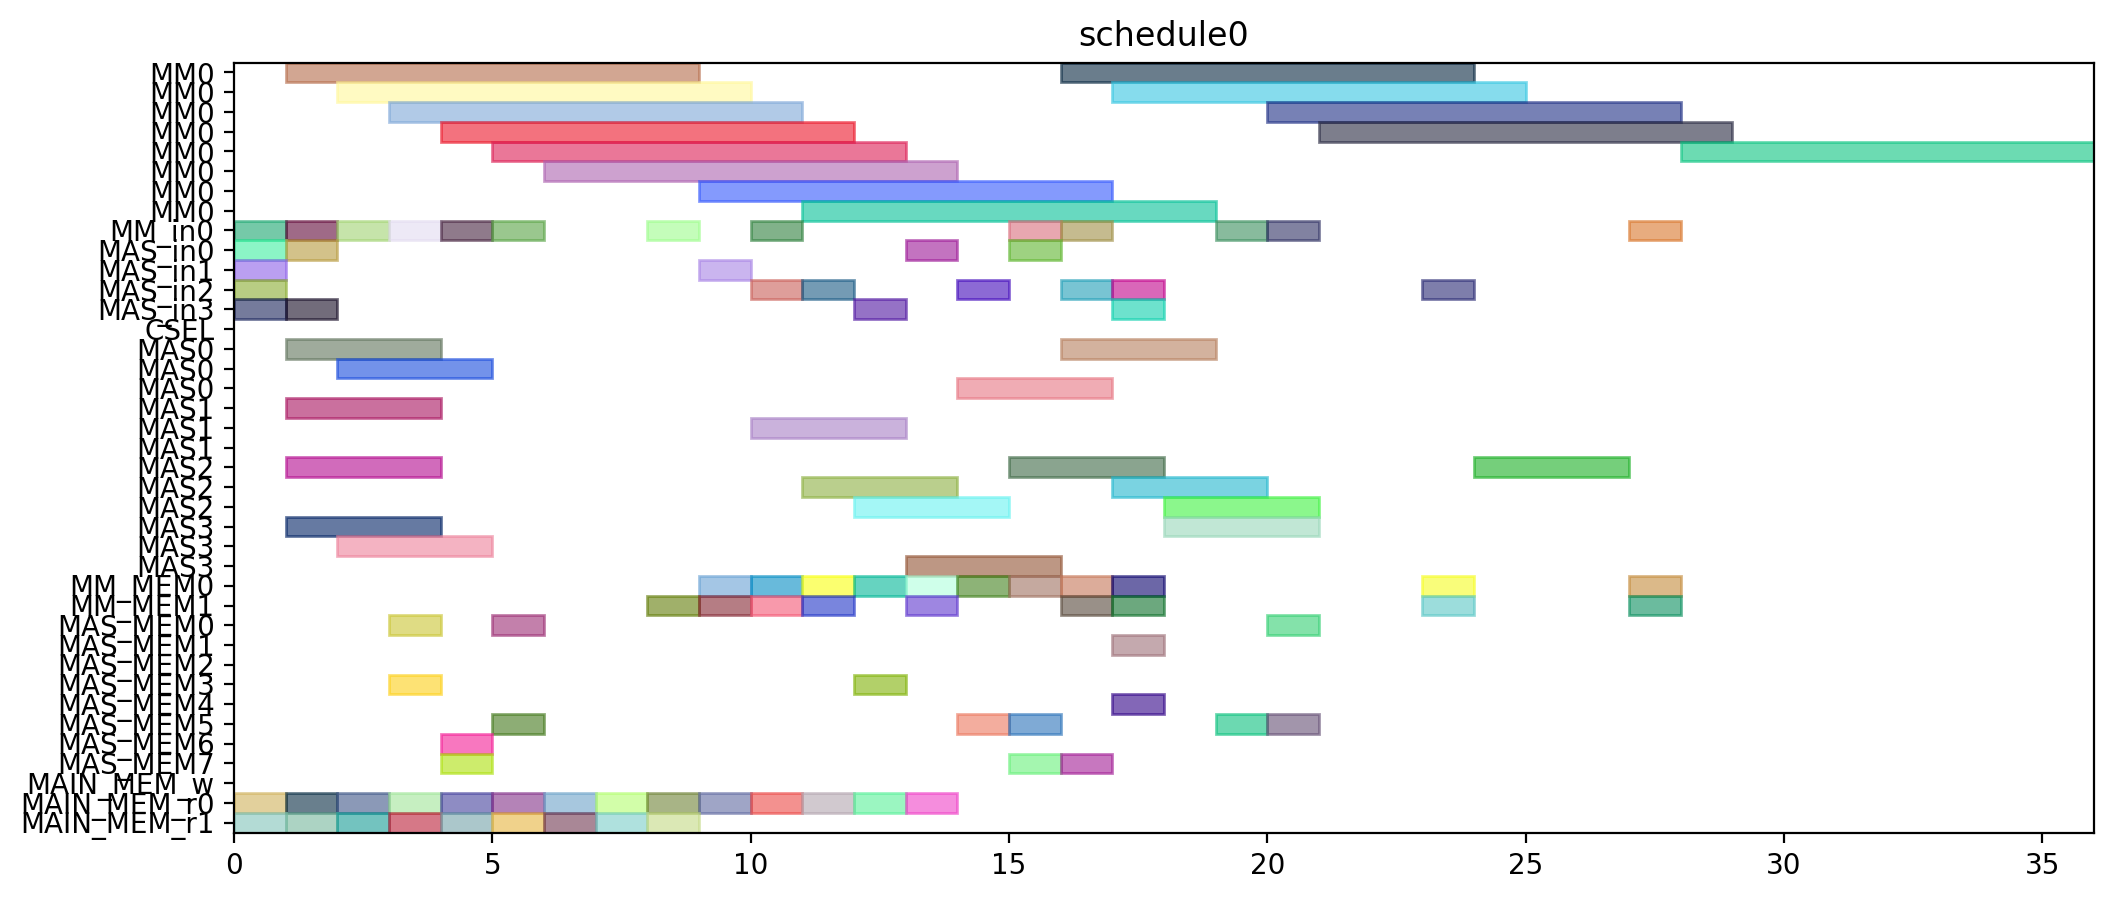

Python code for this plot:
from pyschedule import Scenario, solvers, plotters, alt


def solve():
	horizon = 90
	S = Scenario("schedule0", horizon=horizon)

	# resource
	MM = S.Resources('MM', num=1, size=8)
	MM_in = S.Resources('MM_in', num=1)
	MAS_in = S.Resources('MAS_in', num=4)
	CSEL = S.Resource('CSEL')
	MAS = S.Resources('MAS', num=4, size=3, periods=range(1, horizon))
	MM_MEM = S.Resources('MM_MEM', num=2)
	MAS_MEM = S.Resources('MAS_MEM', num=8)
	MAIN_MEM_w = S.Resource('MAIN_MEM_w', size=1)
	MAIN_MEM_r = S.Resources('MAIN_MEM_r', num=2)

	# result of previous scheduling

	# new tasks
	t0 = S.Task('t0', length=8, delay_cost=1)
	t0 += alt(MM)
	t0_in = S.Task('t0_in', length=1, delay_cost=1)
	t0_in += alt(MM_in)
	S += t0_in*MM_in[0]<=t0*MM[0]

	t0_mem0 = S.Task('t0_mem0', length=1, delay_cost=1)
	t0_mem0 += MAIN_MEM_r[0]
	t0_mem1 = S.Task('t0_mem1', length=1, delay_cost=1)
	t0_mem1 += MAIN_MEM_r[1]
	t1 = S.Task('t1', length=8, delay_cost=1)
	t1 += alt(MM)
	t1_in = S.Task('t1_in', length=1, delay_cost=1)
	t1_in += alt(MM_in)
	S += t1_in*MM_in[0]<=t1*MM[0]

	t1_mem0 = S.Task('t1_mem0', length=1, delay_cost=1)
	t1_mem0 += MAIN_MEM_r[0]
	t1_mem1 = S.Task('t1_mem1', length=1, delay_cost=1)
	t1_mem1 += MAIN_MEM_r[1]
	t2 = S.Task('t2', length=8, delay_cost=1)
	t2 += alt(MM)
	t2_in = S.Task('t2_in', length=1, delay_cost=1)
	t2_in += alt(MM_in)
	S += t2_in*MM_in[0]<=t2*MM[0]

	t2_mem0 = S.Task('t2_mem0', length=1, delay_cost=1)
	t2_mem0 += MAIN_MEM_r[0]
	t2_mem1 = S.Task('t2_mem1', length=1, delay_cost=1)
	t2_mem1 += MAIN_MEM_r[1]
	t3 = S.Task('t3', length=3, delay_cost=1)
	t3 += alt(MAS)
	t3_in = S.Task('t3_in', length=1, delay_cost=1)
	t3_in += alt(MAS_in)
	S += t3_in*MAS_in[0]<=t3*MAS[0]

	S += t3_in*MAS_in[1]<=t3*MAS[1]

	S += t3_in*MAS_in[2]<=t3*MAS[2]

	S += t3_in*MAS_in[3]<=t3*MAS[3]

	t3_mem0 = S.Task('t3_mem0', length=1, delay_cost=1)
	t3_mem0 += MAIN_MEM_r[0]
	t3_mem1 = S.Task('t3_mem1', length=1, delay_cost=1)
	t3_mem1 += MAIN_MEM_r[1]
	t4 = S.Task('t4', length=3, delay_cost=1)
	t4 += alt(MAS)
	t4_in = S.Task('t4_in', length=1, delay_cost=1)
	t4_in += alt(MAS_in)
	S += t4_in*MAS_in[0]<=t4*MAS[0]

	S += t4_in*MAS_in[1]<=t4*MAS[1]

	S += t4_in*MAS_in[2]<=t4*MAS[2]

	S += t4_in*MAS_in[3]<=t4*MAS[3]

	t4_mem0 = S.Task('t4_mem0', length=1, delay_cost=1)
	t4_mem0 += MAIN_MEM_r[0]
	t4_mem1 = S.Task('t4_mem1', length=1, delay_cost=1)
	t4_mem1 += MAIN_MEM_r[1]
	t8 = S.Task('t8', length=3, delay_cost=1)
	t8 += alt(MAS)
	t8_in = S.Task('t8_in', length=1, delay_cost=1)
	t8_in += alt(MAS_in)
	S += t8_in*MAS_in[0]<=t8*MAS[0]

	S += t8_in*MAS_in[1]<=t8*MAS[1]

	S += t8_in*MAS_in[2]<=t8*MAS[2]

	S += t8_in*MAS_in[3]<=t8*MAS[3]

	t8_mem0 = S.Task('t8_mem0', length=1, delay_cost=1)
	t8_mem0 += MAIN_MEM_r[0]
	t8_mem1 = S.Task('t8_mem1', length=1, delay_cost=1)
	t8_mem1 += MAIN_MEM_r[1]
	t9 = S.Task('t9', length=3, delay_cost=1)
	t9 += alt(MAS)
	t9_in = S.Task('t9_in', length=1, delay_cost=1)
	t9_in += alt(MAS_in)
	S += t9_in*MAS_in[0]<=t9*MAS[0]

	S += t9_in*MAS_in[1]<=t9*MAS[1]

	S += t9_in*MAS_in[2]<=t9*MAS[2]

	S += t9_in*MAS_in[3]<=t9*MAS[3]

	t9_mem0 = S.Task('t9_mem0', length=1, delay_cost=1)
	t9_mem0 += MAIN_MEM_r[0]
	t9_mem1 = S.Task('t9_mem1', length=1, delay_cost=1)
	t9_mem1 += MAIN_MEM_r[1]
	t13 = S.Task('t13', length=3, delay_cost=1)
	t13 += alt(MAS)
	t13_in = S.Task('t13_in', length=1, delay_cost=1)
	t13_in += alt(MAS_in)
	S += t13_in*MAS_in[0]<=t13*MAS[0]

	S += t13_in*MAS_in[1]<=t13*MAS[1]

	S += t13_in*MAS_in[2]<=t13*MAS[2]

	S += t13_in*MAS_in[3]<=t13*MAS[3]

	t13_mem0 = S.Task('t13_mem0', length=1, delay_cost=1)
	t13_mem0 += MAIN_MEM_r[0]
	t13_mem1 = S.Task('t13_mem1', length=1, delay_cost=1)
	t13_mem1 += MAIN_MEM_r[1]
	t14 = S.Task('t14', length=3, delay_cost=1)
	t14 += alt(MAS)
	t14_in = S.Task('t14_in', length=1, delay_cost=1)
	t14_in += alt(MAS_in)
	S += t14_in*MAS_in[0]<=t14*MAS[0]

	S += t14_in*MAS_in[1]<=t14*MAS[1]

	S += t14_in*MAS_in[2]<=t14*MAS[2]

	S += t14_in*MAS_in[3]<=t14*MAS[3]

	t14_mem0 = S.Task('t14_mem0', length=1, delay_cost=1)
	t14_mem0 += MAIN_MEM_r[0]
	t14_mem1 = S.Task('t14_mem1', length=1, delay_cost=1)
	t14_mem1 += MAIN_MEM_r[1]
	t5 = S.Task('t5', length=8, delay_cost=1)
	t5 += alt(MM)
	t5_in = S.Task('t5_in', length=1, delay_cost=1)
	t5_in += alt(MM_in)
	S += t5_in*MM_in[0]<=t5*MM[0]

	t5_mem0 = S.Task('t5_mem0', length=1, delay_cost=1)
	t5_mem0 += alt(MAS_MEM)
	S += (t3*MAS[0])-1 < t5_mem0*MAS_MEM[0]
	S += (t3*MAS[1])-1 < t5_mem0*MAS_MEM[2]
	S += (t3*MAS[2])-1 < t5_mem0*MAS_MEM[4]
	S += (t3*MAS[3])-1 < t5_mem0*MAS_MEM[6]
	S += t5_mem0 <= t5

	t5_mem1 = S.Task('t5_mem1', length=1, delay_cost=1)
	t5_mem1 += alt(MAS_MEM)
	S += (t4*MAS[0])-1 < t5_mem1*MAS_MEM[1]
	S += (t4*MAS[1])-1 < t5_mem1*MAS_MEM[3]
	S += (t4*MAS[2])-1 < t5_mem1*MAS_MEM[5]
	S += (t4*MAS[3])-1 < t5_mem1*MAS_MEM[7]
	S += t5_mem1 <= t5

	t6 = S.Task('t6', length=3, delay_cost=1)
	t6 += alt(MAS)
	t6_in = S.Task('t6_in', length=1, delay_cost=1)
	t6_in += alt(MAS_in)
	S += t6_in*MAS_in[0]<=t6*MAS[0]

	S += t6_in*MAS_in[1]<=t6*MAS[1]

	S += t6_in*MAS_in[2]<=t6*MAS[2]

	S += t6_in*MAS_in[3]<=t6*MAS[3]

	t6_mem0 = S.Task('t6_mem0', length=1, delay_cost=1)
	t6_mem0 += alt(MM_MEM)
	S += (t0*MM[0])-1 < t6_mem0*MM_MEM[0]
	S += t6_mem0 <= t6

	t6_mem1 = S.Task('t6_mem1', length=1, delay_cost=1)
	t6_mem1 += alt(MM_MEM)
	S += (t1*MM[0])-1 < t6_mem1*MM_MEM[1]
	S += t6_mem1 <= t6

	t10 = S.Task('t10', length=8, delay_cost=1)
	t10 += alt(MM)
	t10_in = S.Task('t10_in', length=1, delay_cost=1)
	t10_in += alt(MM_in)
	S += t10_in*MM_in[0]<=t10*MM[0]

	t10_mem0 = S.Task('t10_mem0', length=1, delay_cost=1)
	t10_mem0 += alt(MAS_MEM)
	S += (t8*MAS[0])-1 < t10_mem0*MAS_MEM[0]
	S += (t8*MAS[1])-1 < t10_mem0*MAS_MEM[2]
	S += (t8*MAS[2])-1 < t10_mem0*MAS_MEM[4]
	S += (t8*MAS[3])-1 < t10_mem0*MAS_MEM[6]
	S += t10_mem0 <= t10

	t10_mem1 = S.Task('t10_mem1', length=1, delay_cost=1)
	t10_mem1 += alt(MAS_MEM)
	S += (t9*MAS[0])-1 < t10_mem1*MAS_MEM[1]
	S += (t9*MAS[1])-1 < t10_mem1*MAS_MEM[3]
	S += (t9*MAS[2])-1 < t10_mem1*MAS_MEM[5]
	S += (t9*MAS[3])-1 < t10_mem1*MAS_MEM[7]
	S += t10_mem1 <= t10

	t11 = S.Task('t11', length=3, delay_cost=1)
	t11 += alt(MAS)
	t11_in = S.Task('t11_in', length=1, delay_cost=1)
	t11_in += alt(MAS_in)
	S += t11_in*MAS_in[0]<=t11*MAS[0]

	S += t11_in*MAS_in[1]<=t11*MAS[1]

	S += t11_in*MAS_in[2]<=t11*MAS[2]

	S += t11_in*MAS_in[3]<=t11*MAS[3]

	t11_mem0 = S.Task('t11_mem0', length=1, delay_cost=1)
	t11_mem0 += alt(MM_MEM)
	S += (t1*MM[0])-1 < t11_mem0*MM_MEM[0]
	S += t11_mem0 <= t11

	t11_mem1 = S.Task('t11_mem1', length=1, delay_cost=1)
	t11_mem1 += alt(MM_MEM)
	S += (t2*MM[0])-1 < t11_mem1*MM_MEM[1]
	S += t11_mem1 <= t11

	t15 = S.Task('t15', length=8, delay_cost=1)
	t15 += alt(MM)
	t15_in = S.Task('t15_in', length=1, delay_cost=1)
	t15_in += alt(MM_in)
	S += t15_in*MM_in[0]<=t15*MM[0]

	t15_mem0 = S.Task('t15_mem0', length=1, delay_cost=1)
	t15_mem0 += alt(MAS_MEM)
	S += (t13*MAS[0])-1 < t15_mem0*MAS_MEM[0]
	S += (t13*MAS[1])-1 < t15_mem0*MAS_MEM[2]
	S += (t13*MAS[2])-1 < t15_mem0*MAS_MEM[4]
	S += (t13*MAS[3])-1 < t15_mem0*MAS_MEM[6]
	S += t15_mem0 <= t15

	t15_mem1 = S.Task('t15_mem1', length=1, delay_cost=1)
	t15_mem1 += alt(MAS_MEM)
	S += (t14*MAS[0])-1 < t15_mem1*MAS_MEM[1]
	S += (t14*MAS[1])-1 < t15_mem1*MAS_MEM[3]
	S += (t14*MAS[2])-1 < t15_mem1*MAS_MEM[5]
	S += (t14*MAS[3])-1 < t15_mem1*MAS_MEM[7]
	S += t15_mem1 <= t15

	t16 = S.Task('t16', length=3, delay_cost=1)
	t16 += alt(MAS)
	t16_in = S.Task('t16_in', length=1, delay_cost=1)
	t16_in += alt(MAS_in)
	S += t16_in*MAS_in[0]<=t16*MAS[0]

	S += t16_in*MAS_in[1]<=t16*MAS[1]

	S += t16_in*MAS_in[2]<=t16*MAS[2]

	S += t16_in*MAS_in[3]<=t16*MAS[3]

	t16_mem0 = S.Task('t16_mem0', length=1, delay_cost=1)
	t16_mem0 += alt(MM_MEM)
	S += (t0*MM[0])-1 < t16_mem0*MM_MEM[0]
	S += t16_mem0 <= t16

	t16_mem1 = S.Task('t16_mem1', length=1, delay_cost=1)
	t16_mem1 += alt(MM_MEM)
	S += (t2*MM[0])-1 < t16_mem1*MM_MEM[1]
	S += t16_mem1 <= t16

	t19 = S.Task('t19', length=8, delay_cost=1)
	t19 += alt(MM)
	t19_in = S.Task('t19_in', length=1, delay_cost=1)
	t19_in += alt(MM_in)
	S += t19_in*MM_in[0]<=t19*MM[0]

	t19_mem0 = S.Task('t19_mem0', length=1, delay_cost=1)
	t19_mem0 += MAIN_MEM_r[0]
	t19_mem1 = S.Task('t19_mem1', length=1, delay_cost=1)
	t19_mem1 += alt(MM_MEM)
	S += (t2*MM[0])-1 < t19_mem1*MM_MEM[1]
	S += t19_mem1 <= t19

	t24 = S.Task('t24', length=3, delay_cost=1)
	t24 += alt(MAS)
	t24_in = S.Task('t24_in', length=1, delay_cost=1)
	t24_in += alt(MAS_in)
	S += t24_in*MAS_in[0]<=t24*MAS[0]

	S += t24_in*MAS_in[1]<=t24*MAS[1]

	S += t24_in*MAS_in[2]<=t24*MAS[2]

	S += t24_in*MAS_in[3]<=t24*MAS[3]

	t24_mem0 = S.Task('t24_mem0', length=1, delay_cost=1)
	t24_mem0 += alt(MM_MEM)
	S += (t0*MM[0])-1 < t24_mem0*MM_MEM[0]
	S += t24_mem0 <= t24

	t26 = S.Task('t26', length=8, delay_cost=1)
	t26 += alt(MM)
	t26_in = S.Task('t26_in', length=1, delay_cost=1)
	t26_in += alt(MM_in)
	S += t26_in*MM_in[0]<=t26*MM[0]

	t26_mem0 = S.Task('t26_mem0', length=1, delay_cost=1)
	t26_mem0 += MAIN_MEM_r[0]
	t26_mem1 = S.Task('t26_mem1', length=1, delay_cost=1)
	t26_mem1 += alt(MM_MEM)
	S += (t2*MM[0])-1 < t26_mem1*MM_MEM[1]
	S += t26_mem1 <= t26

	t7 = S.Task('t7', length=3, delay_cost=1)
	t7 += alt(MAS)
	t7_in = S.Task('t7_in', length=1, delay_cost=1)
	t7_in += alt(MAS_in)
	S += t7_in*MAS_in[0]<=t7*MAS[0]

	S += t7_in*MAS_in[1]<=t7*MAS[1]

	S += t7_in*MAS_in[2]<=t7*MAS[2]

	S += t7_in*MAS_in[3]<=t7*MAS[3]

	t7_mem0 = S.Task('t7_mem0', length=1, delay_cost=1)
	t7_mem0 += alt(MM_MEM)
	S += (t5*MM[0])-1 < t7_mem0*MM_MEM[0]
	S += t7_mem0 <= t7

	t7_mem1 = S.Task('t7_mem1', length=1, delay_cost=1)
	t7_mem1 += alt(MAS_MEM)
	S += (t6*MAS[0])-1 < t7_mem1*MAS_MEM[1]
	S += (t6*MAS[1])-1 < t7_mem1*MAS_MEM[3]
	S += (t6*MAS[2])-1 < t7_mem1*MAS_MEM[5]
	S += (t6*MAS[3])-1 < t7_mem1*MAS_MEM[7]
	S += t7_mem1 <= t7

	t12 = S.Task('t12', length=3, delay_cost=1)
	t12 += alt(MAS)
	t12_in = S.Task('t12_in', length=1, delay_cost=1)
	t12_in += alt(MAS_in)
	S += t12_in*MAS_in[0]<=t12*MAS[0]

	S += t12_in*MAS_in[1]<=t12*MAS[1]

	S += t12_in*MAS_in[2]<=t12*MAS[2]

	S += t12_in*MAS_in[3]<=t12*MAS[3]

	t12_mem0 = S.Task('t12_mem0', length=1, delay_cost=1)
	t12_mem0 += alt(MM_MEM)
	S += (t10*MM[0])-1 < t12_mem0*MM_MEM[0]
	S += t12_mem0 <= t12

	t12_mem1 = S.Task('t12_mem1', length=1, delay_cost=1)
	t12_mem1 += alt(MAS_MEM)
	S += (t11*MAS[0])-1 < t12_mem1*MAS_MEM[1]
	S += (t11*MAS[1])-1 < t12_mem1*MAS_MEM[3]
	S += (t11*MAS[2])-1 < t12_mem1*MAS_MEM[5]
	S += (t11*MAS[3])-1 < t12_mem1*MAS_MEM[7]
	S += t12_mem1 <= t12

	t17 = S.Task('t17', length=3, delay_cost=1)
	t17 += alt(MAS)
	t17_in = S.Task('t17_in', length=1, delay_cost=1)
	t17_in += alt(MAS_in)
	S += t17_in*MAS_in[0]<=t17*MAS[0]

	S += t17_in*MAS_in[1]<=t17*MAS[1]

	S += t17_in*MAS_in[2]<=t17*MAS[2]

	S += t17_in*MAS_in[3]<=t17*MAS[3]

	t17_mem0 = S.Task('t17_mem0', length=1, delay_cost=1)
	t17_mem0 += alt(MM_MEM)
	S += (t15*MM[0])-1 < t17_mem0*MM_MEM[0]
	S += t17_mem0 <= t17

	t17_mem1 = S.Task('t17_mem1', length=1, delay_cost=1)
	t17_mem1 += alt(MAS_MEM)
	S += (t16*MAS[0])-1 < t17_mem1*MAS_MEM[1]
	S += (t16*MAS[1])-1 < t17_mem1*MAS_MEM[3]
	S += (t16*MAS[2])-1 < t17_mem1*MAS_MEM[5]
	S += (t16*MAS[3])-1 < t17_mem1*MAS_MEM[7]
	S += t17_mem1 <= t17

	t25 = S.Task('t25', length=3, delay_cost=1)
	t25 += alt(MAS)
	t25_in = S.Task('t25_in', length=1, delay_cost=1)
	t25_in += alt(MAS_in)
	S += t25_in*MAS_in[0]<=t25*MAS[0]

	S += t25_in*MAS_in[1]<=t25*MAS[1]

	S += t25_in*MAS_in[2]<=t25*MAS[2]

	S += t25_in*MAS_in[3]<=t25*MAS[3]

	t25_mem0 = S.Task('t25_mem0', length=1, delay_cost=1)
	t25_mem0 += alt(MM_MEM)
	S += (t0*MM[0])-1 < t25_mem0*MM_MEM[0]
	S += t25_mem0 <= t25

	t25_mem1 = S.Task('t25_mem1', length=1, delay_cost=1)
	t25_mem1 += alt(MAS_MEM)
	S += (t24*MAS[0])-1 < t25_mem1*MAS_MEM[1]
	S += (t24*MAS[1])-1 < t25_mem1*MAS_MEM[3]
	S += (t24*MAS[2])-1 < t25_mem1*MAS_MEM[5]
	S += (t24*MAS[3])-1 < t25_mem1*MAS_MEM[7]
	S += t25_mem1 <= t25

	t29 = S.Task('t29', length=3, delay_cost=1)
	t29 += alt(MAS)
	t29_in = S.Task('t29_in', length=1, delay_cost=1)
	t29_in += alt(MAS_in)
	S += t29_in*MAS_in[0]<=t29*MAS[0]

	S += t29_in*MAS_in[1]<=t29*MAS[1]

	S += t29_in*MAS_in[2]<=t29*MAS[2]

	S += t29_in*MAS_in[3]<=t29*MAS[3]

	t29_mem0 = S.Task('t29_mem0', length=1, delay_cost=1)
	t29_mem0 += alt(MM_MEM)
	S += (t0*MM[0])-1 < t29_mem0*MM_MEM[0]
	S += t29_mem0 <= t29

	t29_mem1 = S.Task('t29_mem1', length=1, delay_cost=1)
	t29_mem1 += alt(MM_MEM)
	S += (t26*MM[0])-1 < t29_mem1*MM_MEM[1]
	S += t29_mem1 <= t29

	t18 = S.Task('t18', length=8, delay_cost=1)
	t18 += alt(MM)
	t18_in = S.Task('t18_in', length=1, delay_cost=1)
	t18_in += alt(MM_in)
	S += t18_in*MM_in[0]<=t18*MM[0]

	t18_mem0 = S.Task('t18_mem0', length=1, delay_cost=1)
	t18_mem0 += MAIN_MEM_r[0]
	t18_mem1 = S.Task('t18_mem1', length=1, delay_cost=1)
	t18_mem1 += alt(MAS_MEM)
	S += (t12*MAS[0])-1 < t18_mem1*MAS_MEM[1]
	S += (t12*MAS[1])-1 < t18_mem1*MAS_MEM[3]
	S += (t12*MAS[2])-1 < t18_mem1*MAS_MEM[5]
	S += (t12*MAS[3])-1 < t18_mem1*MAS_MEM[7]
	S += t18_mem1 <= t18

	t27 = S.Task('t27', length=8, delay_cost=1)
	t27 += alt(MM)
	t27_in = S.Task('t27_in', length=1, delay_cost=1)
	t27_in += alt(MM_in)
	S += t27_in*MM_in[0]<=t27*MM[0]

	t27_mem0 = S.Task('t27_mem0', length=1, delay_cost=1)
	t27_mem0 += MAIN_MEM_r[0]
	t27_mem1 = S.Task('t27_mem1', length=1, delay_cost=1)
	t27_mem1 += alt(MAS_MEM)
	S += (t12*MAS[0])-1 < t27_mem1*MAS_MEM[1]
	S += (t12*MAS[1])-1 < t27_mem1*MAS_MEM[3]
	S += (t12*MAS[2])-1 < t27_mem1*MAS_MEM[5]
	S += (t12*MAS[3])-1 < t27_mem1*MAS_MEM[7]
	S += t27_mem1 <= t27

	t28 = S.Task('t28', length=3, delay_cost=1)
	t28 += alt(MAS)
	t28_in = S.Task('t28_in', length=1, delay_cost=1)
	t28_in += alt(MAS_in)
	S += t28_in*MAS_in[0]<=t28*MAS[0]

	S += t28_in*MAS_in[1]<=t28*MAS[1]

	S += t28_in*MAS_in[2]<=t28*MAS[2]

	S += t28_in*MAS_in[3]<=t28*MAS[3]

	t28_mem0 = S.Task('t28_mem0', length=1, delay_cost=1)
	t28_mem0 += alt(MAS_MEM)
	S += (t25*MAS[0])-1 < t28_mem0*MAS_MEM[0]
	S += (t25*MAS[1])-1 < t28_mem0*MAS_MEM[2]
	S += (t25*MAS[2])-1 < t28_mem0*MAS_MEM[4]
	S += (t25*MAS[3])-1 < t28_mem0*MAS_MEM[6]
	S += t28_mem0 <= t28

	t28_mem1 = S.Task('t28_mem1', length=1, delay_cost=1)
	t28_mem1 += alt(MM_MEM)
	S += (t26*MM[0])-1 < t28_mem1*MM_MEM[1]
	S += t28_mem1 <= t28

	t30 = S.Task('t30', length=8, delay_cost=1)
	t30 += alt(MM)
	t30_in = S.Task('t30_in', length=1, delay_cost=1)
	t30_in += alt(MM_in)
	S += t30_in*MM_in[0]<=t30*MM[0]

	t30_mem0 = S.Task('t30_mem0', length=1, delay_cost=1)
	t30_mem0 += MAIN_MEM_r[0]
	t30_mem1 = S.Task('t30_mem1', length=1, delay_cost=1)
	t30_mem1 += alt(MAS_MEM)
	S += (t29*MAS[0])-1 < t30_mem1*MAS_MEM[1]
	S += (t29*MAS[1])-1 < t30_mem1*MAS_MEM[3]
	S += (t29*MAS[2])-1 < t30_mem1*MAS_MEM[5]
	S += (t29*MAS[3])-1 < t30_mem1*MAS_MEM[7]
	S += t30_mem1 <= t30

	t20 = S.Task('t20', length=3, delay_cost=1)
	t20 += alt(MAS)
	t20_in = S.Task('t20_in', length=1, delay_cost=1)
	t20_in += alt(MAS_in)
	S += t20_in*MAS_in[0]<=t20*MAS[0]

	S += t20_in*MAS_in[1]<=t20*MAS[1]

	S += t20_in*MAS_in[2]<=t20*MAS[2]

	S += t20_in*MAS_in[3]<=t20*MAS[3]

	t20_mem0 = S.Task('t20_mem0', length=1, delay_cost=1)
	t20_mem0 += alt(MM_MEM)
	S += (t19*MM[0])-1 < t20_mem0*MM_MEM[0]
	S += t20_mem0 <= t20

	t20_mem1 = S.Task('t20_mem1', length=1, delay_cost=1)
	t20_mem1 += alt(MM_MEM)
	S += (t18*MM[0])-1 < t20_mem1*MM_MEM[1]
	S += t20_mem1 <= t20

	t31 = S.Task('t31', length=8, delay_cost=1)
	t31 += alt(MM)
	t31_in = S.Task('t31_in', length=1, delay_cost=1)
	t31_in += alt(MM_in)
	S += t31_in*MM_in[0]<=t31*MM[0]

	t31_mem0 = S.Task('t31_mem0', length=1, delay_cost=1)
	t31_mem0 += alt(MM_MEM)
	S += (t27*MM[0])-1 < t31_mem0*MM_MEM[0]
	S += t31_mem0 <= t31

	t31_mem1 = S.Task('t31_mem1', length=1, delay_cost=1)
	t31_mem1 += alt(MM_MEM)
	S += (t30*MM[0])-1 < t31_mem1*MM_MEM[1]
	S += t31_mem1 <= t31

	t35 = S.Task('t35', length=8, delay_cost=1)
	t35 += alt(MM)
	t35_in = S.Task('t35_in', length=1, delay_cost=1)
	t35_in += alt(MM_in)
	S += t35_in*MM_in[0]<=t35*MM[0]

	t35_mem0 = S.Task('t35_mem0', length=1, delay_cost=1)
	t35_mem0 += alt(MAS_MEM)
	S += (t7*MAS[0])-1 < t35_mem0*MAS_MEM[0]
	S += (t7*MAS[1])-1 < t35_mem0*MAS_MEM[2]
	S += (t7*MAS[2])-1 < t35_mem0*MAS_MEM[4]
	S += (t7*MAS[3])-1 < t35_mem0*MAS_MEM[6]
	S += t35_mem0 <= t35

	t35_mem1 = S.Task('t35_mem1', length=1, delay_cost=1)
	t35_mem1 += alt(MAS_MEM)
	S += (t28*MAS[0])-1 < t35_mem1*MAS_MEM[1]
	S += (t28*MAS[1])-1 < t35_mem1*MAS_MEM[3]
	S += (t28*MAS[2])-1 < t35_mem1*MAS_MEM[5]
	S += (t28*MAS[3])-1 < t35_mem1*MAS_MEM[7]
	S += t35_mem1 <= t35

	solvers.mip.solve(S,msg=1,kind='CPLEX',ratio_gap=1.01)

	solution = [['hoge']*len(S.solution()[1]) for i in range(len(S.solution()))]
	for i in range(len(S.solution())):
		for j in range(len(S.solution()[i])):
			solution[i][j]=str(S.solution()[i][j])
	print(solution)

	cycles = int(solution[-1][3])

	pic_file_name = "/home/mfukuda/ABE/multiRAM_multiMAS_16mux/scheduling_result/stage8MM1_stage3MAS4/EP_ADD_A_ANY/schedule0.png"
	if(S.solution() != []):
		plotters.matplotlib.plot(S,img_filename=pic_file_name, show_task_labels=False, fig_size=(cycles*0.25+3, 5))

	return solution
